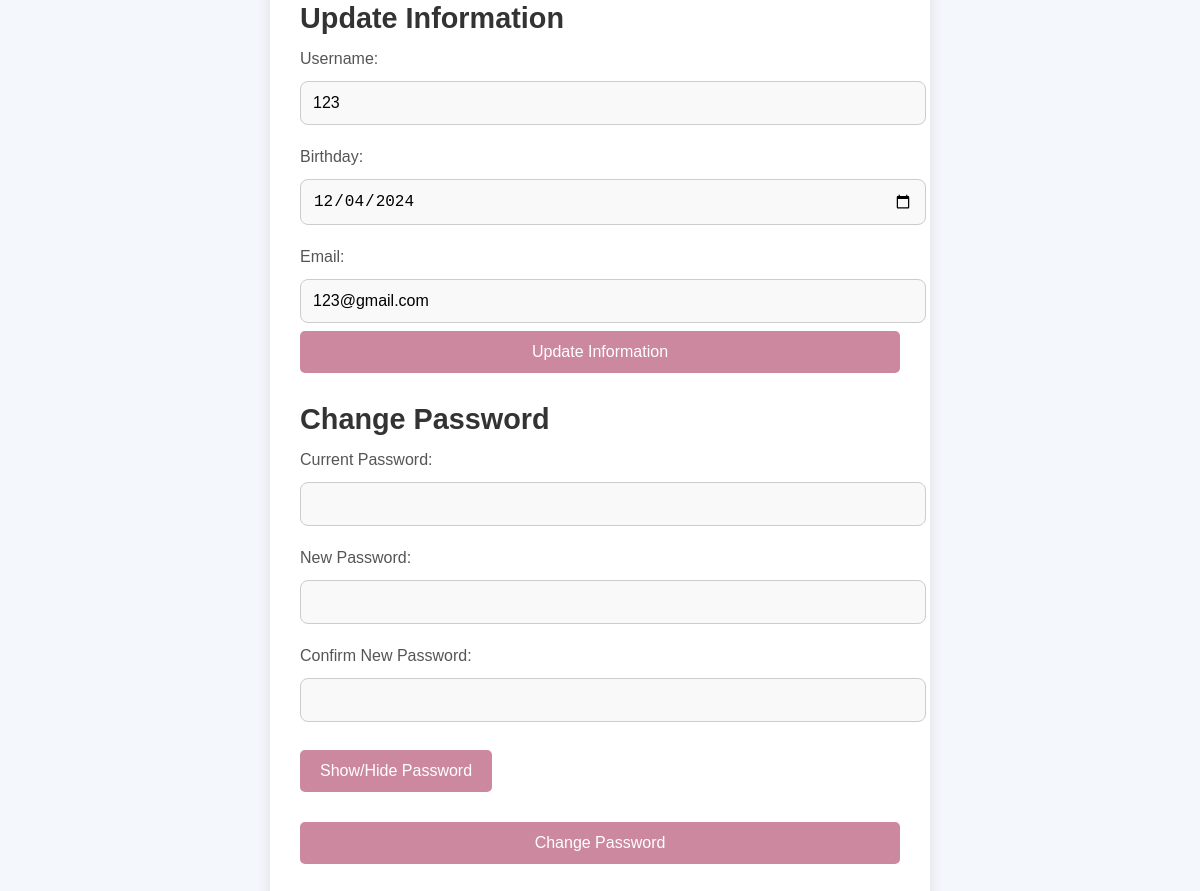
/account_settings.php (signed in), run on the app's committed database.
### tables this page shows
CREATE TABLE `users` (
  `id` int(11) NOT NULL,
  `lastname` varchar(100) NOT NULL,
  `firstname` varchar(100) NOT NULL,
  `middlename` varchar(100) DEFAULT NULL,
  `email` varchar(150) NOT NULL,
  `password` varchar(255) NOT NULL,
  `created_at` timestamp NOT NULL DEFAULT current_timestamp(),
  `username` varchar(255) NOT NULL,
  `birthday` date DEFAULT NULL
);

### account_settings.php (the view, shortened to what this page needs)
<?php
require 'db.php';
$user_id = $_SESSION['user_id'];
$query = "SELECT * FROM users WHERE id = '$user_id'";
$result = $conn->query($query);
$user = $result->fetch_assoc();
?>
<!DOCTYPE html>
<html lang="en">
<head>
<div class="container">
</head>
<body>
    <h2>Update Information</h2>
    <form action="account_settings.php" method="POST">
        <label for="username">Username:</label>
        <input type="text" name="username" value="<?php echo $user['username']; ?>" required><br>
        <label for="birthday">Birthday:</label>
        <input type="date" name="birthday" value="<?php echo $user['birthday']; ?>" required><br>
        <label for="email">Email:</label>
        <input type="email" name="email" value="<?php echo $user['email']; ?>" required><br>
        <button type="submit" name="update_info">Update Information</button>
    </form>
    <h2>Change Password</h2>
    <form action="account_settings.php" method="POST">
        <label for="old_password">Current Password:</label>
        <input type="password" id="old_password" name="old_password" required><br>
        <label for="new_password">New Password:</label>
        <input type="password" id="password" name="new_password" required><br>
        <label for="confirm_password">Confirm New Password:</label>
        <input type="password" id="confirm_password" name="confirm_password" required><br>
        <button type="button" onclick="togglePassword()">Show/Hide Password</button><br>
        <button type="submit" name="change_password">Change Password</button>
    </form>
</body>
</html>

### account_settings.php (style rules this page uses)
body { font-family: 'Arial', sans-serif; background-color: #f4f7fc; color: #333; margin: 0; padding: 0; display: flex; justify-content: center; align-items: center; height: 100vh; }
.container { background-color: #fff; padding: 30px; border-radius: 10px; box-shadow: 0px 4px 15px rgba(0, 0, 0, 0.1); width: 100%; max-width: 600px; }
h2 { font-size: 1.8rem; color: #333; margin-bottom: 10px; }
form label { display: block; font-size: 1rem; color: #555; margin-bottom: 5px; margin-top: 15px; }
form input { width: 100%; padding: 12px; margin: 8px 0; border: 1px solid #ccc; border-radius: 8px; font-size: 1rem; background-color: #f9f9f9; }
button { padding: 12px 20px; background-color: #cc889f; color: white; border: none; border-radius: 5px; font-size: 1rem; cursor: pointer; transition: background-color 0.3s ease; width: 100%; }
button[type="button"] { background-color: #cc889f; margin-top: 20px; width: auto; display: inline-block; margin-bottom: 30px; }
form { margin-bottom: 30px; }

### data on the page
users: username "123", birthday "12/04/2024", email "123@gmail.com"
